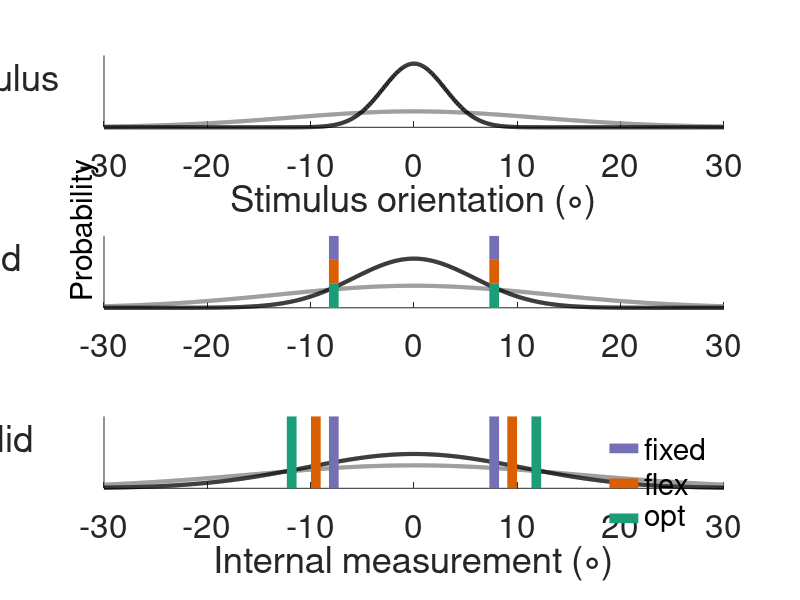

This chart was generated by the following MATLAB code:
close all
clear
clc
%% plot_embedded_cat

figure('Position',[200 100 900 800])

set(0,'DefaultAxesFontSize', 24)
set(0,'DefaultLineLineWidth', 3)

color1 = [27,158,119]./255;
color2 = [217,95,2]./255;
color3 = [117,112,179]./255;

colors = [color3;color1;color2];

%% different things attention could do

mu = 0;
sig_2 = 12;
sig_1 = 3;

sig_val = 5;
sig_2_val = sqrt(sig_2^2 + sig_val^2);
sig_1_val = sqrt(sig_1^2 + sig_val^2);
fixed = sqrt(log((sig_val^2 + sig_2^2)/(sig_val^2 + sig_1^2)) * (sig_val^2 + sig_2^2)*(sig_val^2 + sig_1^2)/(sig_1^2+sig_2^2));

sig_inv = 10;
sig_2_inv = sqrt(sig_2^2 + sig_inv^2);
sig_1_inv = sqrt(sig_1^2 + sig_inv^2);
subopt = 9.5;
opt = sqrt(log((sig_inv^2 + sig_2^2)/(sig_inv^2 + sig_1^2)) * (sig_inv^2 + sig_2^2)*(sig_inv^2 + sig_1^2)/(sig_1^2+sig_2^2));


ss = [sig_2 sig_1 sig_2_val sig_1_val sig_2_inv sig_1_inv];


x = linspace(-30,30,1000);
%%
i_s = 1;
for i_plot = 1:3    
    subplot(3,1,i_plot)
    hold on
    set(gca,'ytick',[])
    ax = gca;
    
    sig_cond2 = ss(i_s);
    sig_cond1 = ss(i_s+1);

    y0 = normpdf(x,mu,sig_cond2); % category 1
    y = normpdf(x,mu,sig_cond1); % category 2

    plot(x,y0,'LineWidth',3,'Color',[0.5 0.5 0.5],'LineStyle','-'); hold on;
    plot(x,y,'LineWidth',3,'Color', 'k','LineStyle','-'); hold on
    
    if i_s == 1
        ymax = 0.15;
        ylim([0 ymax])
        xlabel('Stimulus orientation ({\circ})')
        
        ylabel('Stimulus                    ')
        set(get(gca,'YLabel'),'Rotation',0)

    elseif i_s == 3
        ymax = 0.1;
        ylim([0 ymax])
        plot([fixed fixed],[0 ymax/3],'LineWidth',7,'Color',color1, 'LineStyle','-'); hold on;
        plot([fixed fixed],[ymax/3 2*ymax/3],'LineWidth',7,'Color',color2, 'LineStyle','-'); hold on;
        plot([fixed fixed],[2*ymax/3 3*ymax/3],'LineWidth',7,'Color',color3, 'LineStyle','-');
        
        plot([-fixed -fixed],[0 ymax/3],'LineWidth',7,'Color',color1, 'LineStyle','-'); hold on;
        plot([-fixed -fixed],[ymax/3 2*ymax/3],'LineWidth',7,'Color',color2, 'LineStyle','-'); hold on;
        plot([-fixed -fixed],[2*ymax/3 3*ymax/3],'LineWidth',7,'Color',color3, 'LineStyle','-')
        
        ylabel('Valid                      ')
        set(get(gca,'YLabel'),'Rotation',0)
        text(-32,0.01,'Probability', 'Rotation', 90, 'FontSize',22)
    elseif i_s == 5
        ymax = 0.08;
        ylim([0 ymax])
        plotfix = plot([fixed fixed],[0 ymax],'LineWidth',7,'Color',color3, 'LineStyle','-'); hold on;
        plotflex = plot([subopt subopt],[0 ymax],'LineWidth',7,'Color',color2, 'LineStyle','-'); hold on;
        plotopt = plot([opt opt],[0 ymax],'LineWidth',7,'Color',color1, 'LineStyle','-')
        
        plot([-fixed -fixed],[0 ymax],'LineWidth',7,'Color',color3, 'LineStyle','-'); hold on;
        plot([-subopt -subopt],[0 ymax],'LineWidth',7,'Color',color2, 'LineStyle','-'); hold on;
        plot([-opt -opt],[0 ymax],'LineWidth',7,'Color',color1, 'LineStyle','-')
        
        
        legend([plotfix, plotflex, plotopt],{'fixed', 'flex', 'opt'});
        legend boxoff
        
        ylabel('Invalid                      ')
        set(get(gca,'YLabel'),'Rotation',0)

        xlabel('Internal measurement ({\circ})')
    end
    i_s = i_s + 2;
end

